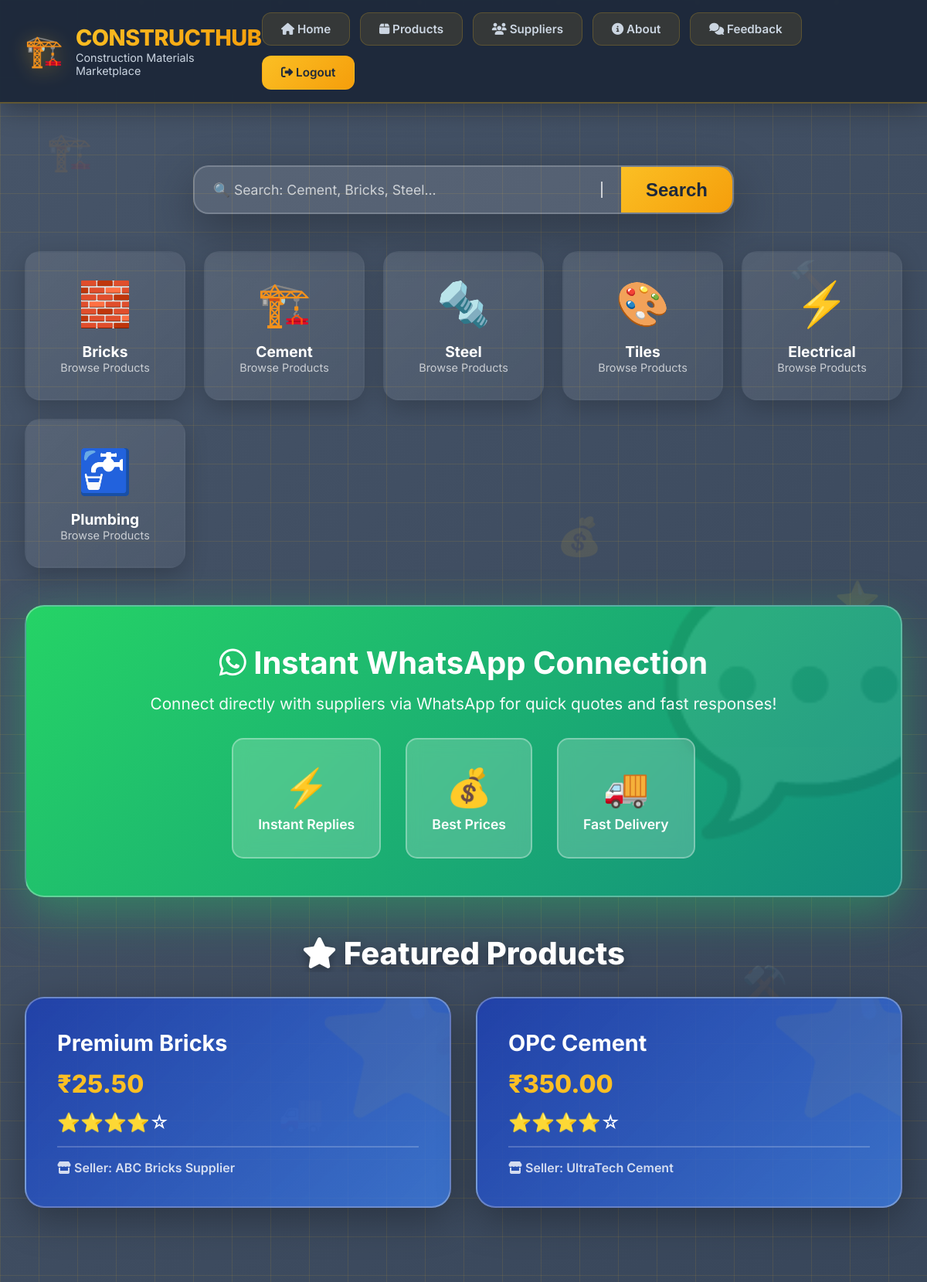
/index.php (signed in), run on the app's committed database.
### tables this page shows
CREATE TABLE `materials` (
  `material_id` int(11) NOT NULL,
  `material_name` varchar(100) NOT NULL,
  `seller_id` int(11) NOT NULL,
  `price` decimal(10,2) NOT NULL,
  `quantity` int(11) NOT NULL,
  `unit` varchar(20) DEFAULT 'units'
);

CREATE TABLE `sellers` (
  `seller_id` int(11) NOT NULL,
  `seller_name` varchar(100) NOT NULL,
  `contact_number` varchar(15) DEFAULT NULL,
  `address` varchar(255) DEFAULT NULL,
  `whatsapp_number` varchar(20) DEFAULT NULL
);

### index.php (the view, shortened to what this page needs)
<?php
include('db_connect.php');
$featSql = "SELECT m.*, s.seller_name FROM materials m LEFT JOIN sellers s ON m.seller_id=s.seller_id
            WHERE m.material_name IN ('Premium Bricks','OPC Cement')";
$featRes = $conn->query($featSql);
$categories = ['Bricks','Cement','Steel','Tiles','Electrical','Plumbing'];
?>
<!doctype html>
<html>
<head>
  <link rel="stylesheet" href="https://cdnjs.cloudflare.com/ajax/libs/font-awesome/6.4.0/css/all.min.css">
</head>
<body>
  <div class="construction-grid"></div>
  <div class="floating-icon" style="top: 10%; left: 5%;">🏗️</div>
  <div class="floating-icon" style="top: 20%; left: 85%; animation-delay: 2s;">🔨</div>
  <div class="floating-icon" style="top: 60%; left: 10%; animation-delay: 4s;">🧱</div>
  <div class="floating-icon" style="top: 75%; left: 80%; animation-delay: 6s;">⚒️</div>
  <div class="floating-icon" style="top: 40%; left: 60%; animation-delay: 8s;">💰</div>
  <div class="floating-icon" style="top: 85%; left: 30%; animation-delay: 10s;">🚚</div>
  <div class="floating-icon" style="top: 45%; left: 90%; animation-delay: 12s;">⭐</div>
  <header class="topbar">
    <div class="brand">
      <span class="brand-emoji">🏗️</span>
      <div>
        <div class="brand-title">CONSTRUCTHUB</div>
        <div class="brand-sub">Construction Materials Marketplace</div>
      </div>
    </div>
    <nav class="mainnav">
      <a href="index.php"><i class="fas fa-home"></i> Home</a>
      <a href="products.php"><i class="fas fa-box"></i> Products</a>
      <a href="suppliers.php"><i class="fas fa-users"></i> Suppliers</a>
      <a href="about.php"><i class="fas fa-info-circle"></i> About</a>
      <a href="feedback.php"><i class="fas fa-comments"></i> Feedback</a>
      <a href="logout.php"><i class="fas fa-sign-out-alt"></i> Logout</a>
    </nav>
  </header>
  <main class="container">
    <div class="search-row">
      <form action="search.php" method="get" class="search-form">
        <input type="text" name="search" placeholder="🔍 Search: Cement, Bricks, Steel..." />
        <button type="submit" class="btn-search">Search</button>
      </form>
    </div>
    <section class="categories">
      <?php
        $map = ['Bricks'=>'🧱','Cement'=>'🏗️','Steel'=>'🔩','Tiles'=>'🎨','Electrical'=>'⚡','Plumbing'=>'🚰'];
        $delay = 0;
        foreach($categories as $cat): ?>
        <a class="cat-card" href="search.php?category=<?php echo urlencode($cat); ?>" style="animation-delay: <?php echo $delay; ?>s;">
          <div class="cat-emoji"><?php echo $map[$cat] ?? '📦'; ?></div>
          <div class="cat-title"><?php echo $cat; ?></div>
          <div class="cat-sub">Browse Products</div>
        </a>
      <?php $delay += 0.1; endforeach; ?>
    </section>
    <section class="whatsapp-promo">
        <h2><i class="fab fa-whatsapp"></i> Instant WhatsApp Connection</h2>
        <p>Connect directly with suppliers via WhatsApp for quick quotes and fast responses!</p>
        <div class="whatsapp-features">
            <div class="whatsapp-feature">
                <div class="whatsapp-feature-emoji">⚡</div>
                <div class="whatsapp-feature-text">Instant Replies</div>
            </div>
            <div class="whatsapp-feature">
                <div class="whatsapp-feature-emoji">💰</div>
                <div class="whatsapp-feature-text">Best Prices</div>
            </div>
            <div class="whatsapp-feature">
                <div class="whatsapp-feature-emoji">🚚</div>
                <div class="whatsapp-feature-text">Fast Delivery</div>
            </div>
        </div>
    </section>
    <h2 class="section-title"><i class="fas fa-star"></i> Featured Products</h2>
    <section class="featured">
      <?php if($featRes && $featRes->num_rows>0):
        $prodDelay = 0;
        while($f = $featRes->fetch_assoc()): ?>
          <div class="product-card" style="animation-delay: <?php echo $prodDelay; ?>s;">
            <h3><?php echo htmlspecialchars($f['material_name']); ?></h3>
            <p class="price">₹<?php echo $f['price']; ?><?php echo (stripos($f['material_name'],'bag')!==false)?'/bag':''; ?></p>
            <p class="rating">⭐⭐⭐⭐☆</p>
            <p class="seller"><i class="fas fa-store"></i> Seller: <?php echo htmlspecialchars($f['seller_name']); ?></p>
          </div>
      <?php $prodDelay += 0.2; endwhile; ?>
      <?php endif; ?>
    </section>
  </main>
</body>
</html>

### data on the page
materials: material_name "Premium Bricks", price "25.50", seller.seller_name "ABC Bricks Supplier"
materials: material_name "OPC Cement", price "350.00", seller.seller_name "UltraTech Cement"

### other printed values
$map[$cat] "🧱"
$cat "Bricks"
$map[$cat] "🏗️"
$cat "Cement"
$map[$cat] "🔩"
$cat "Steel"
$map[$cat] "🎨"
$cat "Tiles"
$map[$cat] "⚡"
$cat "Electrical"
$map[$cat] "🚰"
$cat "Plumbing"
